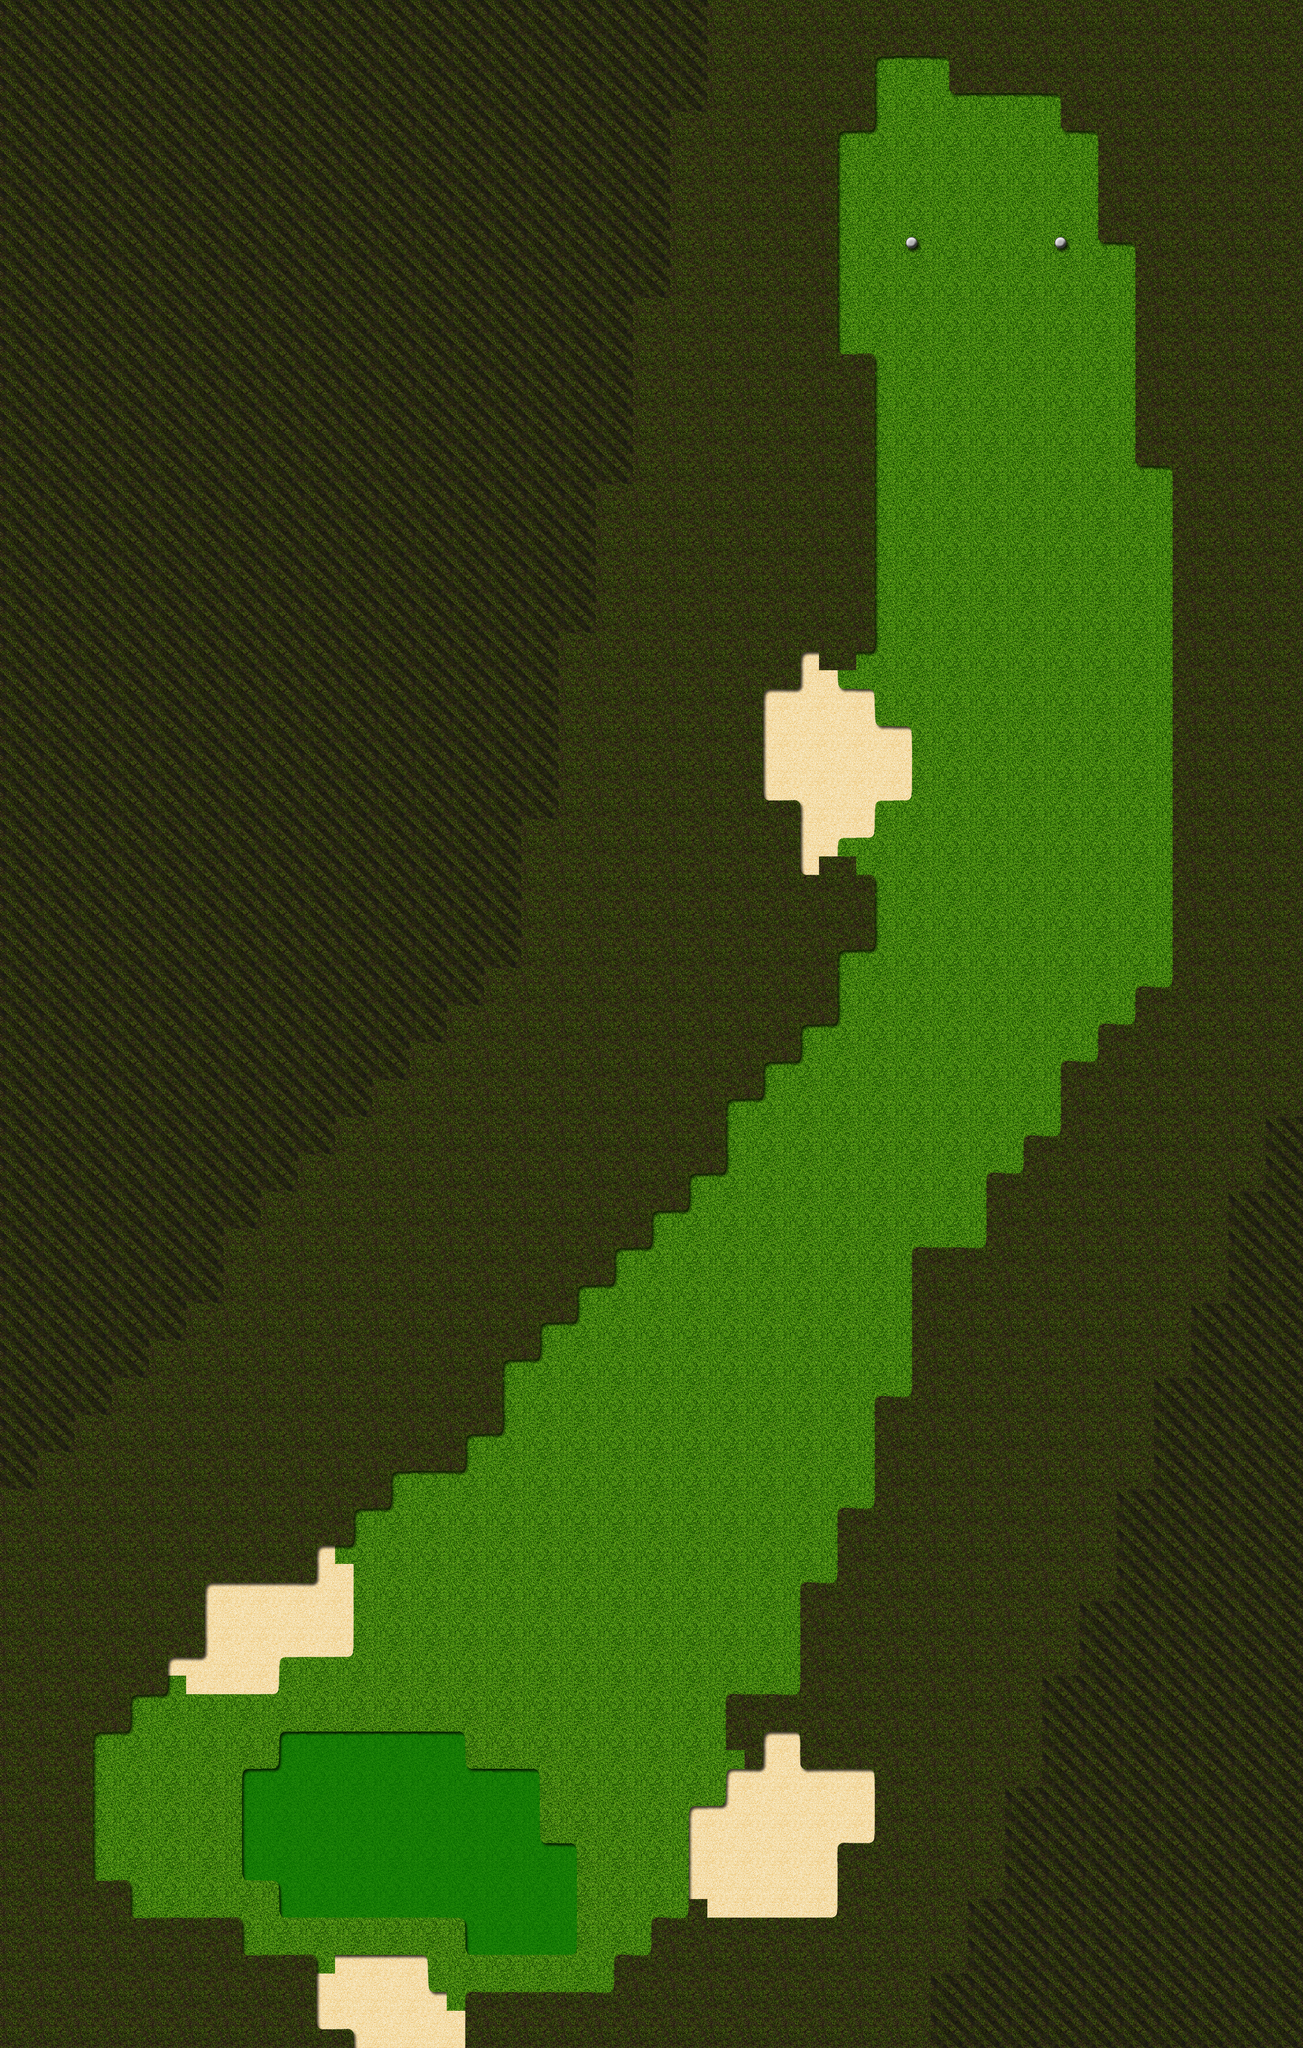

Rendered tile map (Tiled .tmx) drawn with the repository's tilesets; below, a short description and the map source with its tile grids summarised:
An orthogonal 35x55 tile map with 64x64 px tiles, 1 tile layer (Tile Layer 1), 2 tilesets and 63 objects (Hole, Tee).

<map version="1.0" orientation="orthogonal" width="35" height="55" tilewidth="64" tileheight="64">
 <tileset firstgid="1" name="Golf" tilewidth="64" tileheight="64">
  <image source="tilemap.png" width="1024" height="1024" />
  <terraintypes>
   <terrain name="Rough" tile="0" />
   <terrain name="Fairway" tile="1" />
   <terrain name="Green" tile="16" />
   <terrain name="Bunker" tile="17" />
   <terrain name="Water" tile="19" />
  </terraintypes>
  <tile id="0" terrain="0,0,0,0" />
  <tile id="1" terrain="1,1,1,1" />
  <tile id="4" terrain="1,2,1,2" />
  <tile id="5" terrain="2,1,2,1" />
  <tile id="6" terrain="1,1,1,2" />
  <tile id="7" terrain="1,1,2,1" />
  <tile id="16" terrain="2,2,2,2" />
  <tile id="17" terrain="3,3,3,3" />
  <tile id="19" terrain="4,4,4,4" />
  <tile id="20" terrain="2,2,1,1" />
  <tile id="21" terrain="1,1,2,2" />
  <tile id="22" terrain="1,2,1,1" />
  <tile id="23" terrain="2,1,1,1" />
  <tile id="32" terrain="1,1,1,3" />
  <tile id="33" terrain="1,1,3,1" />
  <tile id="34" terrain="3,3,3,1" />
  <tile id="35" terrain="3,3,1,3" />
  <tile id="44" terrain="1,3,1,3" />
  <tile id="45" terrain="3,1,3,1" />
  <tile id="46" terrain="1,1,1,4" />
  <tile id="47" terrain="1,1,4,1" />
  <tile id="48" terrain="1,3,1,1" />
  <tile id="49" terrain="3,1,1,1" />
  <tile id="50" terrain="3,1,3,3" />
  <tile id="51" terrain="1,3,3,3" />
  <tile id="60" terrain="3,3,1,1" />
  <tile id="61" terrain="1,1,3,3" />
  <tile id="62" terrain="1,4,1,1" />
  <tile id="63" terrain="4,1,1,1" />
  <tile id="64" terrain="4,4,4,1" />
  <tile id="65" terrain="4,4,1,4" />
  <tile id="74" terrain="1,4,1,4" />
  <tile id="75" terrain="4,1,4,1" />
  <tile id="76" terrain="0,0,0,1" />
  <tile id="77" terrain="0,0,1,0" />
  <tile id="78" terrain="1,1,1,0" />
  <tile id="79" terrain="1,1,0,1" />
  <tile id="80" terrain="4,1,4,4" />
  <tile id="81" terrain="1,4,4,4" />
  <tile id="90" terrain="4,4,1,1" />
  <tile id="91" terrain="1,1,4,4" />
  <tile id="92" terrain="0,1,0,0" />
  <tile id="93" terrain="1,0,0,0" />
  <tile id="94" terrain="1,0,1,1" />
  <tile id="95" terrain="0,1,1,1" />
  <tile id="104" terrain="0,1,0,1" />
  <tile id="105" terrain="1,0,1,0" />
  <tile id="106" terrain="3,3,3,0" />
  <tile id="107" terrain="3,3,0,3" />
  <tile id="108" terrain="0,0,0,3" />
  <tile id="109" terrain="0,0,3,0" />
  <tile id="120" terrain="1,1,0,0" />
  <tile id="121" terrain="0,0,1,1" />
  <tile id="122" terrain="3,0,3,3" />
  <tile id="123" terrain="0,3,3,3" />
  <tile id="124" terrain="0,3,0,0" />
  <tile id="125" terrain="3,0,0,0" />
  <tile id="134" terrain="0,3,0,3" />
  <tile id="135" terrain="3,0,3,0" />
  <tile id="136" terrain="0,0,0,4" />
  <tile id="137" terrain="0,0,4,0" />
  <tile id="138" terrain="4,4,4,0" />
  <tile id="139" terrain="4,4,0,4" />
  <tile id="150" terrain="3,3,0,0" />
  <tile id="151" terrain="0,0,3,3" />
  <tile id="152" terrain="0,4,0,0" />
  <tile id="153" terrain="4,0,0,0" />
  <tile id="154" terrain="4,0,4,4" />
  <tile id="155" terrain="0,4,4,4" />
  <tile id="164" terrain="0,4,0,4" />
  <tile id="165" terrain="4,0,4,0" />
  <tile id="166" terrain="2,2,2,1" />
  <tile id="167" terrain="2,2,1,2" />
  <tile id="180" terrain="4,4,0,0" />
  <tile id="181" terrain="0,0,4,4" />
  <tile id="182" terrain="2,1,2,2" />
  <tile id="183" terrain="1,2,2,2" />
 </tileset>
 <tileset firstgid="257" name="Trees" tilewidth="256" tileheight="256">
  <image source="tree_tiles.png" width="512" height="512" />
 </tileset>
 <layer name="Tile Layer 1" width="35" height="55">
  <data>[1925 cells, 1925 non-empty, 51 distinct tile ids]</data>
 </layer>
 <objectgroup name="Object Layer 1" width="35" height="55">
  <object name="Hole" x="724" y="3067">
   <ellipse />
  </object>
  <object name="Tee" x="1685" y="379">
   <ellipse />
  </object>
 </objectgroup>
 <objectgroup name="Object Layer 2" width="35" height="55">
  <object gid="257" x="924" y="367" />
  <object gid="257" x="445" y="449" />
  <object gid="257" x="117" y="613" />
  <object gid="257" x="720" y="704" />
  <object gid="257" x="399" y="1228" />
  <object gid="257" x="69" y="876" />
  <object gid="257" x="533" y="937" />
  <object gid="257" x="127" y="1746" />
  <object gid="257" x="611" y="1789" />
  <object gid="257" x="66" y="2301" />
  <object gid="257" x="351" y="2510" />
  <object gid="257" x="939" y="2070" />
  <object gid="257" x="2039" y="2434" />
  <object gid="257" x="1784" y="2749" />
  <object gid="257" x="1942" y="3070" />
  <object gid="257" x="1866" y="3364" />
  <object gid="257" x="1527" y="3470" />
  <object gid="258" x="1951" y="3519" />
  <object gid="258" x="1754" y="3155" />
  <object gid="258" x="1969" y="2801" />
  <object gid="258" x="1887" y="2346" />
  <object gid="258" x="320" y="2058" />
  <object gid="258" x="299" y="1664" />
  <object gid="258" x="405" y="1476" />
  <object gid="258" x="160" y="1380" />
  <object gid="258" x="684" y="1267" />
  <object gid="258" x="314" y="958" />
  <object gid="258" x="445" y="637" />
  <object gid="258" x="190" y="395" />
  <object gid="258" x="660" y="198" />
  <object gid="259" x="36" y="258" />
  <object gid="259" x="687" y="476" />
  <object gid="259" x="296" y="758" />
  <object gid="259" x="699" y="889" />
  <object gid="259" x="51" y="1164" />
  <object gid="259" x="548" y="1140" />
  <object gid="259" x="605" y="1504" />
  <object gid="259" x="342" y="1840" />
  <object gid="259" x="-31" y="1619" />
  <object gid="259" x="139" y="2067" />
  <object gid="259" x="2011" y="3267" />
  <object gid="259" x="1642" y="3537" />
  <object gid="259" x="1933" y="2570" />
  <object gid="259" x="1442" y="2737" />
  <object gid="260" x="1648" y="3340" />
  <object gid="260" x="2048" y="2976" />
  <object gid="260" x="1860" y="2922" />
  <object gid="260" x="720" y="1622" />
  <object gid="260" x="196" y="1537" />
  <object gid="260" x="251" y="1134" />
  <object gid="260" x="-43" y="719" />
  <object gid="260" x="299" y="534" />
  <object gid="260" x="436" y="310" />
  <object gid="260" x="817" y="283" />
  <object gid="260" x="848" y="613" />
  <object gid="260" x="775" y="1086" />
  <object gid="260" x="542" y="752" />
  <object gid="260" x="-58" y="2083" />
  <object gid="260" x="33" y="2758" />
  <object gid="260" x="1927" y="483" />
  <object gid="259" x="1308" y="1043" />
 </objectgroup>
</map>
